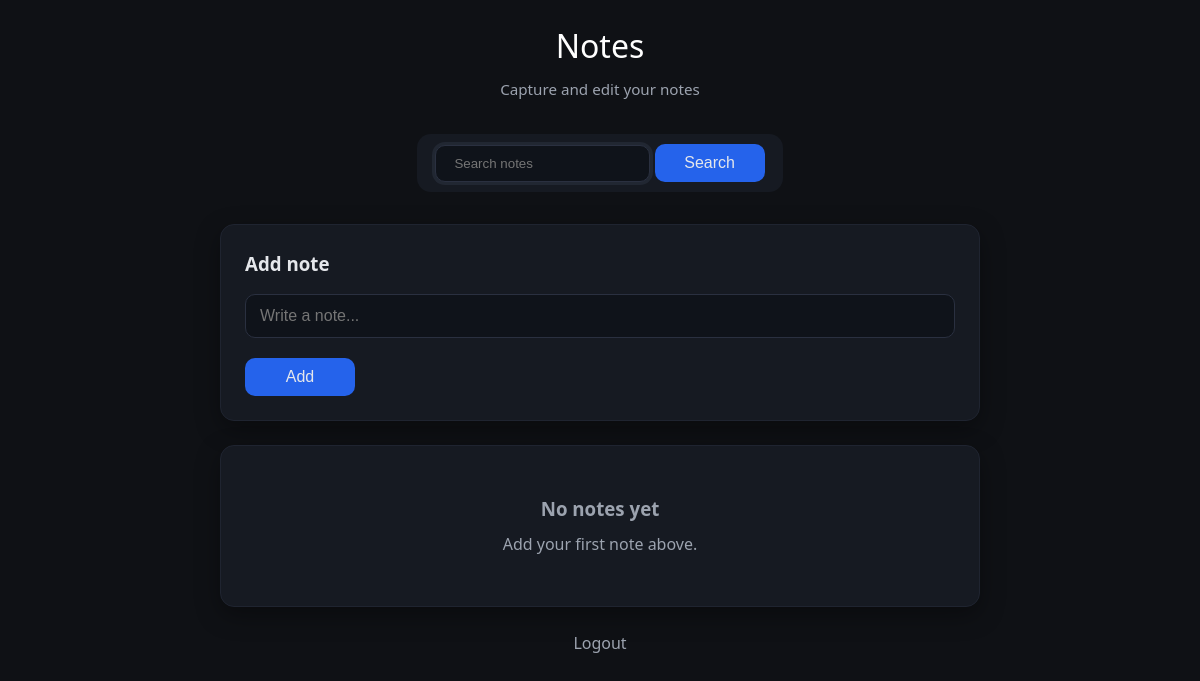
Page / (signed in) on the earlier database version.
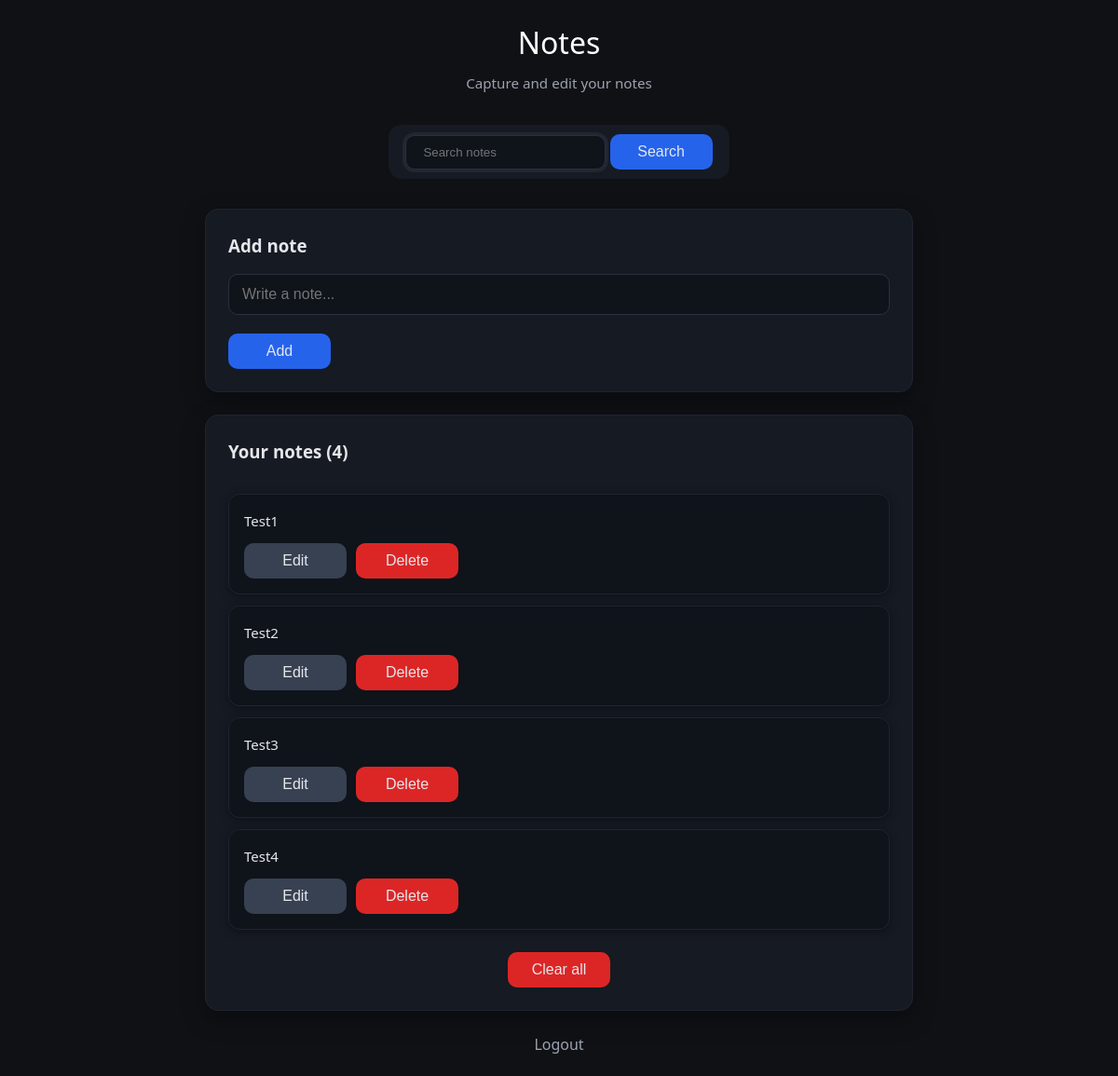
Same page on the later database version.
### main.py (models this page shows, shortened)
class Note(db.Model):
    id = db.Column(db.Integer, primary_key=True)
    content = db.Column(db.String(200), nullable=False)
    user_id = db.Column(db.Integer, ForeignKey('user.id'))

### main.py (the view, shortened to what this page needs)
@app.route('/', methods =['POST', 'GET'])
def noteTake():
    authCheck = loginCheck()
    if authCheck:
        return authCheck
    user_id = session['user_id']
    allNotes = Note.query.filter_by(user_id=user_id).all()
    return render_template('form.html', notes=allNotes)

### main.py (called while the page is built)
def loginCheck():
    if 'user_id' not in session:
        flash("Please login to view this page", "error")
        return redirect(url_for('signin'))
    return None

### templates/form.html (shortened to what this page needs)
<!DOCTYPE html>
<html lang="en">
<head>
    <link rel="stylesheet" href="{{ url_for('static', filename='css/style.css') }}">
</head>
<body>
    <div class="container">
        <div class="header">
            <h1 class="home-link"><a href="/">Notes</a></h1>
            <p>Capture and edit your notes</p>
        </div>
        <div class="search-container">
            <div class="search-bar">
            <form action="/search" method="POST">
                <input type = "text" name="search-query" placeholder="Search notes" class="search-input" value="{{ search_query }}">
                <button type="submit" class="btn btn-primary">Search</button>
            </form>
        </div>
        </div>
        <div class="card">
            {% if editing_i is defined %}
                <div class="edit-form">
                    <h3>Edit note</h3>
                    <form action="{{ url_for('edit_note', i=editing_i) }}" method="POST">
                        <div class="form-group">
                            <input type="text" name="text" value="{{ editing_text }}" class="form-control" required>
                        </div>
                        <div class="note-actions">
                            <button type="submit" class="btn btn-success">Update</button>
                            <a href="{{ url_for('noteTake') }}" class="btn btn-secondary">Cancel</a>
                        </div>
                    </form>
                </div>
            {% else %}
                <h3 style="margin-bottom: 16px;">Add note</h3>
                <form action="/" method="POST">
                    <div class="form-group">
                        <input type="text" name="text" placeholder="Write a note..." class="form-control" required>
                    </div>
                    <button type="submit" class="btn btn-primary">Add</button>
                </form>
            {% endif %}
        </div>
        {% if notes %}
            <div class="card">
                <h3 style="margin-bottom: 16px;">Your notes ({{ notes|length }})</h3>
                <div class="notes-container">
                    {% for note in notes %}
                        <div class="note-item">
                            <div class="note-content">
                                {{ note.content }}
                            </div>
                            <div class="note-actions">
                                <form action="{{ url_for('edit_note', i=note.id) }}" method="GET">
                                    <button type="submit" class="btn btn-secondary">Edit</button>
                                </form>
                                <form action="{{ url_for('delete_note', i=note.id) }}" method="POST">
                                    <button type="submit" class="btn btn-danger">Delete</button>
                                </form>
                            </div>
                        </div>
                    {% endfor %}
                </div>
                <div style="margin-top: 24px; text-align: center;">
                    <form action="/clear_notes" method="POST" style="display: inline;">
                        <button type="submit" class="btn btn-danger" onclick="return confirm('Delete all notes?')">Clear all</button>
                    </form>
                </div>
            </div>
        {% else %}
            <div class="card">
                <div style="text-align: center; padding: 24px 16px;">
                    <h3 style="color: #9ca3af; margin-bottom: 8px;">No notes yet</h3>
                    <p style="color: #9ca3af;">Add your first note above.</p>
                </div>
            </div>
        {% endif %}
        <div class="nav-links">
            <a href="{{ url_for('logout') }}">Logout</a>
        </div>
    </div>
</body>
</html>

### static/css/style.css (style rules this page uses)
* { margin: 0; padding: 0; box-sizing: border-box; }
body { font-family: 'Segoe UI', Tahoma, Geneva, Verdana, sans-serif; background: #0f1115; min-height: 100vh; color: #e5e7eb; line-height: 1.6; }
.container { max-width: 800px; margin: 0 auto; padding: 20px; }
.header { text-align: center; margin-bottom: 32px; color: #e5e7eb; }
.header h1 { font-size: 2rem; font-weight: 500; margin-bottom: 6px; }
.header p { font-size: 0.95rem; color: #9ca3af; }
.home-link a { text-decoration: none; color: white; }
.search-container { justify-content: center; display: flex; justify-content: center; margin-bottom: 32px; }
.search-bar { background-color: #161a22; border-radius: 14px; padding: 10px 18px; }
.card { background: #161a22; border-radius: 14px; padding: 24px; box-shadow: 0 8px 24px rgba(0,0,0,0.35); margin-bottom: 24px; border: 1px solid #1f2430; }
.form-group { margin-bottom: 20px; }
.form-control { width: 100%; padding: 12px 14px; border: 1px solid #2a3040; border-radius: 10px; font-size: 16px; transition: border-color 0.2s ease, box-shadow 0.2s ease; background: #0f131a; color: #e5e7eb; }
.search-input { background-color: #0f131a; border-radius: 10px; border: 1px solid #2a3040; padding: 10px 18px; color: #e5e7eb; transition: border-color 0.2s ease, box-shadow 0.2s ease; box-shadow: 0 0 0 3px rgba(55, 65, 81, 0.35); }
.btn { display: inline-block; padding: 10px 18px; border: none; border-radius: 10px; font-size: 16px; font-weight: 500; text-decoration: none; cursor: pointer; transition: background-color 0.2s ease, transform 0.15s ease; text-align: center; min-width: 110px; }
.btn-primary { background: #2563eb; color: #e5e7eb; }
.btn-danger { background: #dc2626; color: #e5e7eb; }
.btn-secondary { background: #374151; color: #e5e7eb; }
.notes-container { margin-top: 30px; }
.note-item { background: #0f131a; border-radius: 12px; padding: 16px; margin-bottom: 12px; box-shadow: 0 2px 10px rgba(0,0,0,0.35); border: 1px solid #1f2430; transition: border-color 0.2s ease, transform 0.15s ease; position: relative; }
.note-content { font-size: 15px; color: #e5e7eb; margin-bottom: 12px; word-wrap: break-word; }
.note-actions { display: flex; gap: 10px; flex-wrap: wrap; }
.note-actions form { margin: 0; }
.nav-links { text-align: center; margin-top: 20px; }
.nav-links a { color: #9ca3af; text-decoration: none; font-weight: 500; transition: color 0.2s ease; }
.note-item { animation: fadeIn 0.5s ease; }

Differences in the rows shown:
added Note: content "Test1"
added Note: content "Test2"
added Note: content "Test3"
added Note: content "Test4"
Other differences:
{{ notes|length }}: (not shown) → "4"
text no longer shown: "No notes yet Add your first note above."
text now shown: "Your notes ( ) Clear all"
